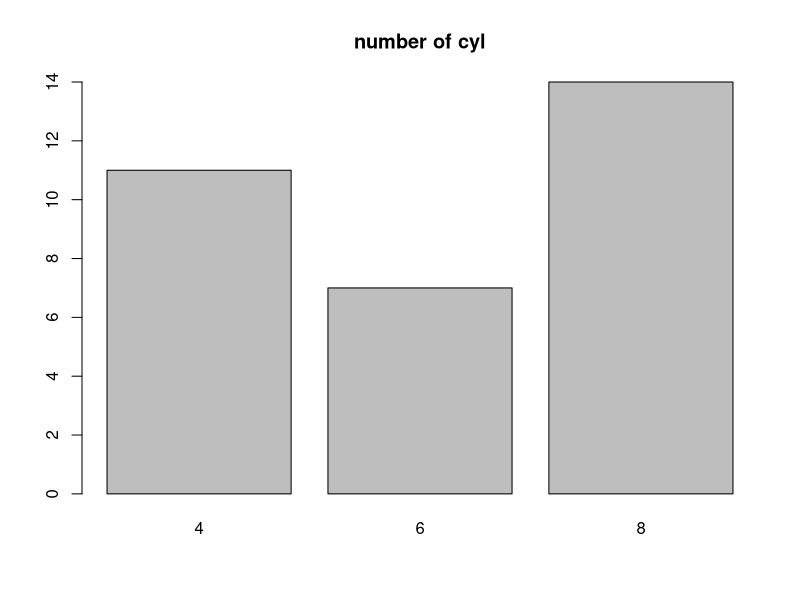
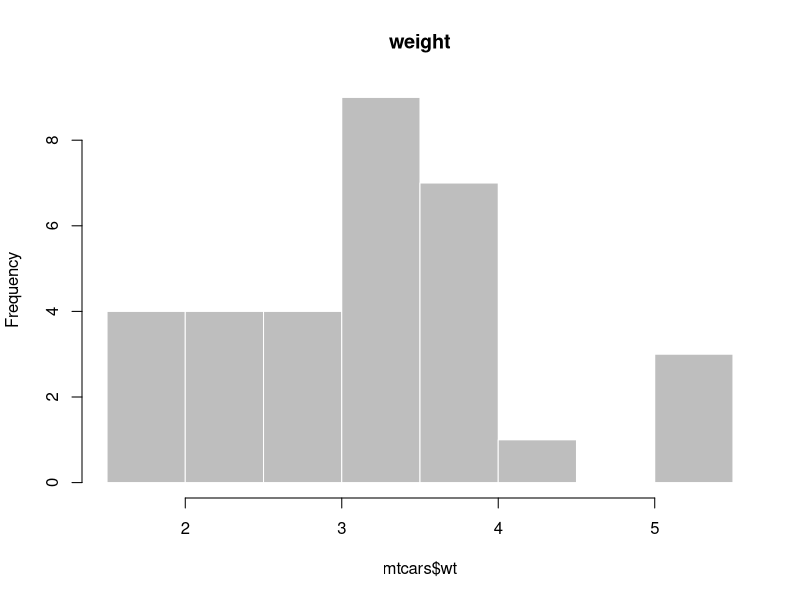
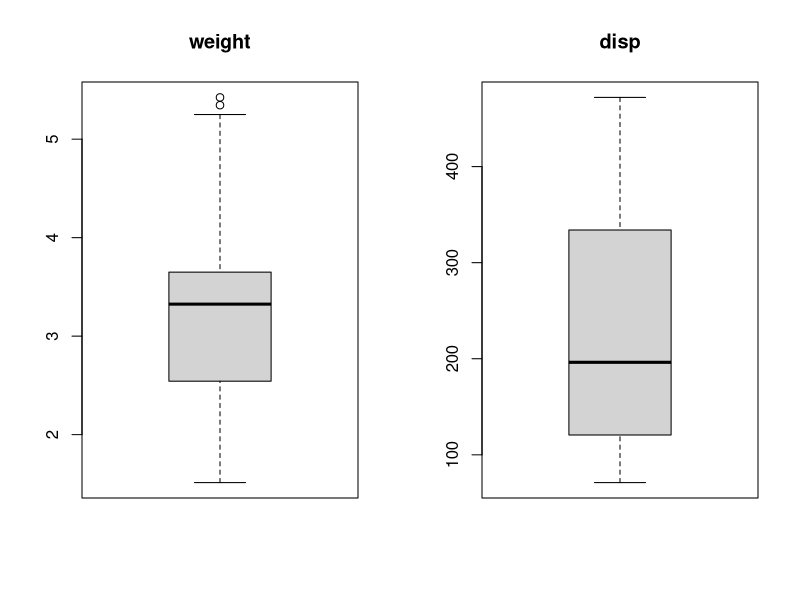

Source code (R) for these figures, in order:
# univariate data practice in R by sangmin

# information of data
head(mtcars)
class(mtcars)

# average, median, trimmed mean(15%), standard deviation for weight
mean(mtcars$wt)
median(mtcars$wt)
mean(mtcars$wt, trim=0.15)
sd(mtcars$wt)

# frequency distribution table for cyl
table(mtcars$cyl)

# bar graph for cyl
barplot(table(mtcars$cyl), main="number of cyl")

# histogram for weight
hist(mtcars$wt, main="weight", col="grey", border="white")

par(mfrow=c(1, 2))
# box plot, outlier for weight
boxplot(mtcars$wt, main="weight")
boxplot.stats(mtcars$wt)$out

# box plot, outlier for disp
boxplot(mtcars$disp, main="disp")
boxplot.stats(mtcars$disp)$out
par(mfrow=c(1, 1))
